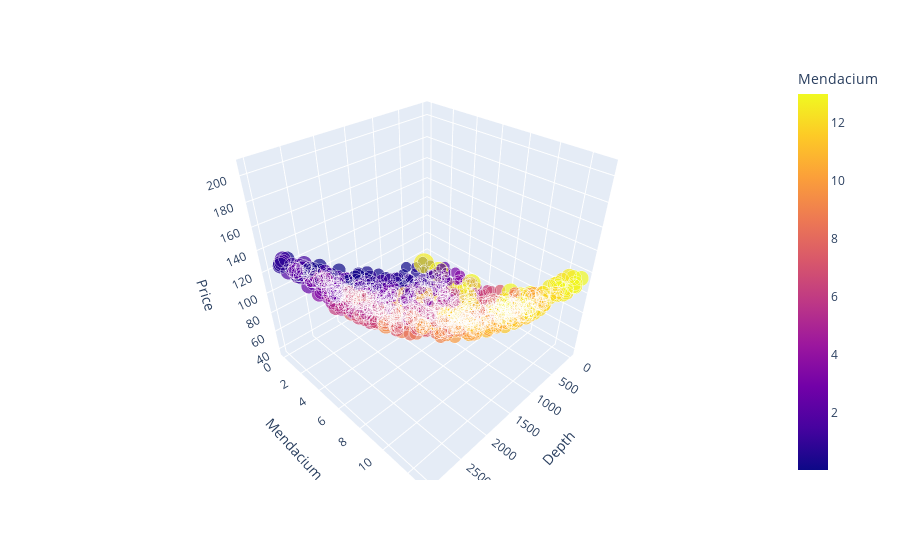

The notebook cell saved with this chart:
### Code cell
fig = px.scatter_3d(df,x='Depth',y='Mendacium',z='Price',size='Price',color='Mendacium',)
fig.show()

### Figure 1 — Plotly figure (JSON) as saved in the notebook; plotly's stock layout.template omitted (floating-point values rounded to 4 significant figures; data arrays with more than 128 entries replaced by an {"elided": "..."} marker saying what was removed)
{"data": [{"hovertemplate": "Depth=%{x}<br>Mendacium=%{marker.color}<br>Price=%{marker.size}<extra></extra>", "legendgroup": "", "marker": {"color": {"elided": "1000 float values"}, "coloraxis": "coloraxis", "size": {"elided": "1000 float values"}, "sizemode": "area", "sizeref": 0.5156, "symbol": "circle"}, "mode": "markers", "name": "", "scene": "scene", "showlegend": false, "type": "scatter3d", "x": {"elided": "1000 float values"}, "y": {"elided": "1000 float values"}, "z": {"elided": "1000 float values"}}], "layout": {"coloraxis": {"colorbar": {"title": {"text": "Mendacium"}}, "colorscale": [[0, "#0d0887"], [0.1111, "#46039f"], [0.2222, "#7201a8"], [0.3333, "#9c179e"], [0.4444, "#bd3786"], [0.5556, "#d8576b"], [0.6667, "#ed7953"], [0.7778, "#fb9f3a"], [0.8889, "#fdca26"], [1, "#f0f921"]]}, "legend": {"itemsizing": "constant", "tracegroupgap": 0}, "margin": {"t": 60}, "scene": {"domain": {"x": [0, 1], "y": [0, 1]}, "xaxis": {"title": {"text": "Depth"}}, "yaxis": {"title": {"text": "Mendacium"}}, "zaxis": {"title": {"text": "Price"}}}}}
